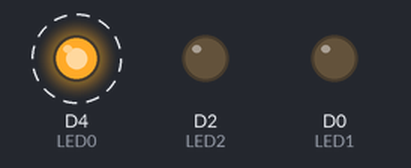
Bench run of a sketch on a simulated ESP8266 (NodeMCU). Shown: output pins drawn as LEDs (lit = HIGH). Dashed ring = blinking. What the sketch prints to the serial monitor is not drawn.

Above: at 1.17 s.
Timing chart, 0 to 4.1 s (numbered marks = the images above):
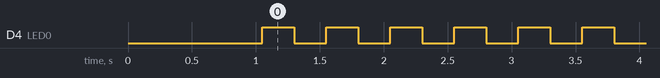

Measured:
- by itself, D4 (LED0): alternates HIGH for 0.25 s and LOW for 0.25 s

The sketch:

Client.ino
```cpp
//-- Libraries Included --------------------------------------------------------------
  #include <ESP8266WiFi.h>
//------------------------------------------------------------------------------------
  // Define I/O Pins
  #define     LED0      2           // WIFI Module LED
  #define     LED1      D0          // Connectivity With Client #1
  #define     LED2      D2          // Connectivity With Client #2
  #define     BUTTON    D1          // Connectivity ReInitiate Button

  byte resposta;
//------------------------------------------------------------------------------------
  // Authentication Variables
  char*       TKDssid;              // SERVER WIFI NAME
  char*       TKDpassword;          // SERVER PASSWORD
//------------------------------------------------------------------------------------
  #define     MAXSC     6           // MAXIMUM NUMBER OF CLIENTS

  /*
   * MAXSC => Maximum Server Clients
   * They Are 6 Because
   * 1. Blue Fighter Suit
   * 2. Red Fighter Suit
   * 3. Corner Referee 1
   * 4. Corner Referee 2
   * 5. Corner Referee 3
   * 6. Corner Referee 4
   */

  WiFiServer  TKDServer(9001);      // THE SERVER AND THE PORT NUMBER
  WiFiClient  TKDClient[MAXSC];     // THE SERVER CLIENTS (Devices)
//====================================================================================

  void setup()
  {
    // Setting The Serial Port
    Serial.begin(9600);           // Computer Communication
    pinMode(LED_BUILTIN, OUTPUT);
    // Setting The Mode Of Pins
    pinMode(LED0, OUTPUT);          // WIFI OnBoard LED Light
    pinMode(LED1, OUTPUT);          // Indicator For Client #1 Connectivity
    pinMode(LED2, OUTPUT);          // Indicator For Client #2 Connectivity
    pinMode(BUTTON, INPUT_PULLUP);  // Initiate Connectivity
    digitalWrite(LED_BUILTIN,LOW);

    // Print Message Of I/O Setting Progress
    Serial.println();
    Serial.println("I/O Pins Modes Set .... Done");

    // Setting Up A Wifi Access Point
    SetWifi("TAKEONE", "");
  }

//====================================================================================

  void loop()
  {
    // Checking For Available Clients
    AvailableClients();
    // Checking For Available Client Messages
    AvailableMessage();
  }

//====================================================================================

  void SetWifi(char* Name, char* Password)
  {
    // Stop Any Previous WIFI
    WiFi.disconnect();

    // Setting The Wifi Mode
    WiFi.mode(WIFI_AP_STA);
    Serial.println("WIFI Mode : AccessPoint Station");

    // Setting The AccessPoint Name & Password
    TKDssid      = Name;
    TKDpassword  = Password;

    // Starting The Access Point
    WiFi.softAP(TKDssid, TKDpassword);
    Serial.println("WIFI < " + String(TKDssid) + " > ... Started");

    // Wait For Few Seconds
    delay(1000);

    // Getting Server IP
    IPAddress IP = WiFi.softAPIP();

    // Printing The Server IP Address
    Serial.print("AccessPoint IP : ");
    Serial.println(IP);

    // Printing MAC Address
    Serial.print("AccessPoint MC : ");
    Serial.println(String(WiFi.softAPmacAddress()));

    // Starting Server
    TKDServer.begin();
    TKDServer.setNoDelay(true);
    Serial.println("Server Started");
  }

//====================================================================================

  void AvailableClients()
  {
    if (TKDServer.hasClient())
    {
      // Read LED0 Switch To Low If High.
      if(digitalRead(LED0) == HIGH) digitalWrite(LED0, LOW);

      // Light Up LED1
      digitalWrite(LED1, HIGH);

      for(uint8_t i = 0; i < MAXSC; i++)
      {
        //find free/disconnected spot
        if (!TKDClient[i] || !TKDClient[i].connected())
        {
          // Checks If Previously The Client Is Taken
          if(TKDClient[i])
          {
            TKDClient[i].stop();
          }

          // Checks If Clients Connected To The Server
          if(TKDClient[i] = TKDServer.available())
          {
            Serial.println("New Client: " + String(i));
          }

          // Continue Scanning
          continue;
        }
      }

      //no free/disconnected spot so reject
      WiFiClient TKDClient = TKDServer.available();
      TKDClient.stop();
    }
    else
    {
      // This LED Blinks If No Clients Where Available
      digitalWrite(LED0, HIGH);
      delay(250);
      digitalWrite(LED0, LOW);
      delay(250);
    }
  }

//====================================================================================

  void AvailableMessage()
  {
    //check clients for data
    for(uint8_t i = 0; i < MAXSC; i++)
    {
      if (TKDClient[i] && TKDClient[i].connected() && TKDClient[i].available())
      {
          while(TKDClient[i].available())
          {
            String Message = TKDClient[i].readStringUntil('\r');
            TKDClient[i].flush();
            if(Message == "1"){
                if(digitalRead(LED_BUILTIN)==LOW){
                  digitalWrite(LED_BUILTIN,HIGH);
                }
                else{
                  digitalWrite(LED_BUILTIN,LOW);
                }
            }

            if(Message == "2"){
              Serial.print(1);
              delay(2000);
            }

            if(Message == "3"){
              Serial.print(2);
              delay(2000);

              if(Serial.available()){
                resposta = Serial.read();
              }
              TKDClient[i].println("Leitura do sensor:" + resposta);
            }
         }
      }
    }
  }

//====================================================================================
```
